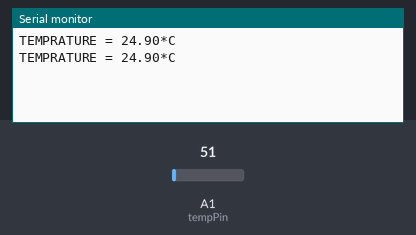
Recording of a sketch running on a simulated Arduino Uno, built with avr-gcc and run on an emulated ATmega328P. On the bench: the last lines printed to the serial monitor. Inputs (shaded band) come from the test bench; at power-on: A1 (tempPin) = 51.

Above: at 1.8 s.
1.9 s: A1 (tempPin) set to 61
At 2.7 s:
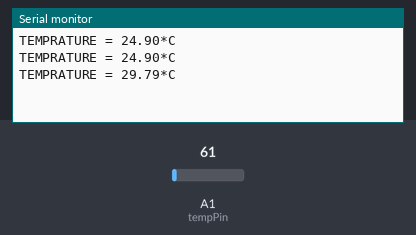
3.4 s: A1 (tempPin) set to 71
At 4.9 s:
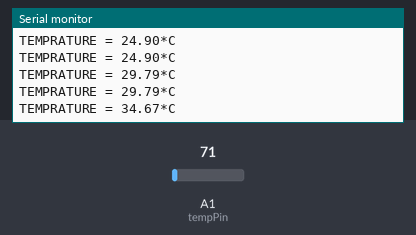
Timing chart, 0 to 6.4 s (numbered marks = the images above; inputs shaded):
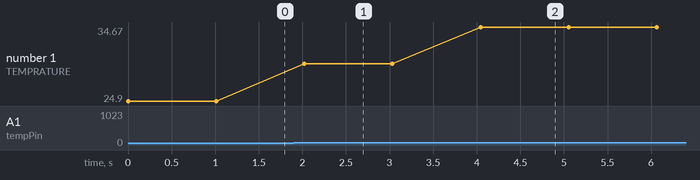

Measured:
- after the input at 1.9 s, the serial monitor: prints a new line after 0.12 s (image 1)
- after the input at 3.4 s, the serial monitor: prints a new line after 0.64 s (image 2)
- plotted number 1: 24.9 → 29.79 after the input at 1.9 s, 29.79 → 34.67 after the input at 3.4 s

The sketch:

LM35CODING.ino
```cpp
int val;
int tempPin = 1;
const int buzzpin=9;

void setup()
{
Serial.begin(9600);
}
void loop()
{
val = analogRead(tempPin);
float mv = ( val/1024.0)*5000;
float cel = mv/10;
//float farh = (cel*9)/5 + 32;

Serial.print("TEMPRATURE = ");
Serial.print(cel);
Serial.print("*C");
Serial.println();
delay(1000);
if(cel>25)
{
  digitalWrite(buzzpin,HIGH);
}
else
{
  digitalWrite(buzzpin,LOW);
}
delay(10);
/* uncomment this to get temperature in farenhite
Serial.print("TEMPRATURE = ");
Serial.print(farh);
Serial.print("*F");
Serial.println();


*/
}
```
